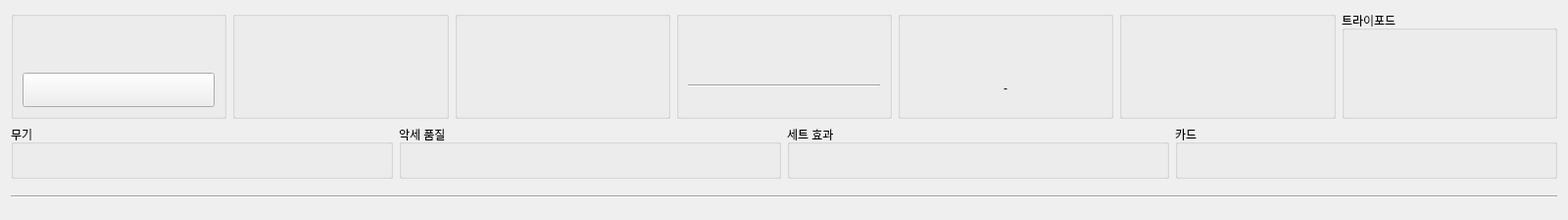
<?xml version="1.0" encoding="UTF-8"?>
<ui version="4.0">
 <class>SpecWidget</class>
 <widget class="QWidget" name="SpecWidget">
  <property name="geometry">
   <rect>
    <x>0</x>
    <y>0</y>
    <width>1600</width>
    <height>222</height>
   </rect>
  </property>
  <property name="minimumSize">
   <size>
    <width>1600</width>
    <height>0</height>
   </size>
  </property>
  <property name="maximumSize">
   <size>
    <width>1600</width>
    <height>16777215</height>
   </size>
  </property>
  <property name="windowTitle">
   <string>Form</string>
  </property>
  <layout class="QVBoxLayout" name="vLayoutSpecWidget">
   <item>
    <layout class="QHBoxLayout" name="hLayout1">
     <item>
      <widget class="QGroupBox" name="groupTitle">
       <property name="title">
        <string/>
       </property>
       <layout class="QVBoxLayout" name="verticalLayout">
        <item>
         <widget class="QLabel" name="lbTitle">
          <property name="text">
           <string/>
          </property>
          <property name="alignment">
           <set>Qt::AlignCenter</set>
          </property>
         </widget>
        </item>
        <item>
         <widget class="QPushButton" name="pbName">
          <property name="minimumSize">
           <size>
            <width>0</width>
            <height>35</height>
           </size>
          </property>
          <property name="maximumSize">
           <size>
            <width>16777215</width>
            <height>35</height>
           </size>
          </property>
          <property name="text">
           <string/>
          </property>
         </widget>
        </item>
       </layout>
      </widget>
     </item>
     <item>
      <widget class="QGroupBox" name="groupClass">
       <property name="title">
        <string/>
       </property>
       <layout class="QVBoxLayout" name="verticalLayout_2">
        <item>
         <widget class="QLabel" name="lbClass">
          <property name="text">
           <string/>
          </property>
          <property name="alignment">
           <set>Qt::AlignCenter</set>
          </property>
         </widget>
        </item>
        <item>
         <widget class="QLabel" name="lbExpedition">
          <property name="text">
           <string/>
          </property>
          <property name="alignment">
           <set>Qt::AlignCenter</set>
          </property>
         </widget>
        </item>
       </layout>
      </widget>
     </item>
     <item>
      <widget class="QGroupBox" name="groupLevel">
       <property name="title">
        <string/>
       </property>
       <layout class="QVBoxLayout" name="verticalLayout_3">
        <item>
         <widget class="QLabel" name="lbBattleLevel">
          <property name="text">
           <string/>
          </property>
          <property name="alignment">
           <set>Qt::AlignCenter</set>
          </property>
         </widget>
        </item>
        <item>
         <widget class="QLabel" name="lbItemLevel">
          <property name="text">
           <string/>
          </property>
          <property name="alignment">
           <set>Qt::AlignCenter</set>
          </property>
         </widget>
        </item>
       </layout>
      </widget>
     </item>
     <item>
      <widget class="QGroupBox" name="groupAbility">
       <property name="title">
        <string/>
       </property>
       <layout class="QVBoxLayout" name="verticalLayout_4">
        <item>
         <widget class="QLabel" name="lbCritical">
          <property name="text">
           <string/>
          </property>
          <property name="alignment">
           <set>Qt::AlignCenter</set>
          </property>
         </widget>
        </item>
        <item>
         <widget class="QLabel" name="lbSpecification">
          <property name="text">
           <string/>
          </property>
          <property name="alignment">
           <set>Qt::AlignCenter</set>
          </property>
         </widget>
        </item>
        <item>
         <widget class="QLabel" name="lbSwiftness">
          <property name="text">
           <string/>
          </property>
          <property name="alignment">
           <set>Qt::AlignCenter</set>
          </property>
         </widget>
        </item>
        <item>
         <widget class="Line" name="line_2">
          <property name="orientation">
           <enum>Qt::Horizontal</enum>
          </property>
         </widget>
        </item>
        <item>
         <widget class="QLabel" name="lbAbilitySum">
          <property name="text">
           <string/>
          </property>
          <property name="alignment">
           <set>Qt::AlignCenter</set>
          </property>
         </widget>
        </item>
       </layout>
      </widget>
     </item>
     <item>
      <widget class="QGroupBox" name="groupEngraving">
       <property name="title">
        <string/>
       </property>
       <layout class="QVBoxLayout" name="verticalLayout_5">
        <item>
         <widget class="QLabel" name="lbEngraving">
          <property name="text">
           <string/>
          </property>
          <property name="alignment">
           <set>Qt::AlignCenter</set>
          </property>
         </widget>
        </item>
        <item>
         <widget class="QLabel" name="lbPenalty">
          <property name="text">
           <string>-</string>
          </property>
          <property name="alignment">
           <set>Qt::AlignCenter</set>
          </property>
         </widget>
        </item>
       </layout>
      </widget>
     </item>
     <item>
      <widget class="QGroupBox" name="groupGem">
       <property name="title">
        <string/>
       </property>
       <layout class="QVBoxLayout" name="verticalLayout_6">
        <item>
         <widget class="QLabel" name="lbGemMyul">
          <property name="text">
           <string/>
          </property>
          <property name="alignment">
           <set>Qt::AlignCenter</set>
          </property>
         </widget>
        </item>
        <item>
         <widget class="QLabel" name="lbGemHong">
          <property name="text">
           <string/>
          </property>
          <property name="alignment">
           <set>Qt::AlignCenter</set>
          </property>
         </widget>
        </item>
       </layout>
      </widget>
     </item>
     <item>
      <widget class="QGroupBox" name="groupTripod">
       <property name="title">
        <string>트라이포드</string>
       </property>
       <layout class="QVBoxLayout" name="verticalLayout_7">
        <item>
         <widget class="QLabel" name="lbTripodLevel5">
          <property name="text">
           <string/>
          </property>
          <property name="alignment">
           <set>Qt::AlignCenter</set>
          </property>
         </widget>
        </item>
        <item>
         <widget class="QLabel" name="lbTripodLevel4">
          <property name="text">
           <string/>
          </property>
          <property name="alignment">
           <set>Qt::AlignCenter</set>
          </property>
         </widget>
        </item>
       </layout>
      </widget>
     </item>
    </layout>
   </item>
   <item>
    <layout class="QHBoxLayout" name="hLayout2">
     <item>
      <widget class="QGroupBox" name="groupWeapon">
       <property name="title">
        <string>무기</string>
       </property>
       <layout class="QHBoxLayout" name="hLayoutWeapon">
        <item>
         <widget class="QLabel" name="lbWeaponLevel">
          <property name="text">
           <string/>
          </property>
          <property name="alignment">
           <set>Qt::AlignCenter</set>
          </property>
         </widget>
        </item>
        <item>
         <widget class="QLabel" name="lbWeaponGrade">
          <property name="text">
           <string/>
          </property>
          <property name="alignment">
           <set>Qt::AlignCenter</set>
          </property>
         </widget>
        </item>
        <item>
         <widget class="QLabel" name="lbWeaponQual">
          <property name="text">
           <string/>
          </property>
          <property name="alignment">
           <set>Qt::AlignCenter</set>
          </property>
         </widget>
        </item>
       </layout>
      </widget>
     </item>
     <item>
      <widget class="QGroupBox" name="groupAcc">
       <property name="title">
        <string>악세 품질</string>
       </property>
       <layout class="QVBoxLayout" name="verticalLayout_9">
        <item>
         <widget class="QLabel" name="lbAccQual">
          <property name="text">
           <string/>
          </property>
          <property name="alignment">
           <set>Qt::AlignCenter</set>
          </property>
         </widget>
        </item>
       </layout>
      </widget>
     </item>
     <item>
      <widget class="QGroupBox" name="groupSetEffect">
       <property name="title">
        <string>세트 효과</string>
       </property>
       <layout class="QVBoxLayout" name="verticalLayout_10">
        <item>
         <widget class="QLabel" name="lbSetEffect">
          <property name="text">
           <string/>
          </property>
          <property name="alignment">
           <set>Qt::AlignCenter</set>
          </property>
         </widget>
        </item>
       </layout>
      </widget>
     </item>
     <item>
      <widget class="QGroupBox" name="groupCard">
       <property name="title">
        <string>카드</string>
       </property>
       <layout class="QVBoxLayout" name="vLayoutCard">
        <item>
         <widget class="QLabel" name="lbCard">
          <property name="text">
           <string/>
          </property>
          <property name="alignment">
           <set>Qt::AlignCenter</set>
          </property>
         </widget>
        </item>
       </layout>
      </widget>
     </item>
    </layout>
   </item>
   <item>
    <widget class="Line" name="line">
     <property name="minimumSize">
      <size>
       <width>0</width>
       <height>25</height>
      </size>
     </property>
     <property name="orientation">
      <enum>Qt::Horizontal</enum>
     </property>
    </widget>
   </item>
  </layout>
 </widget>
 <resources/>
 <connections/>
</ui>
